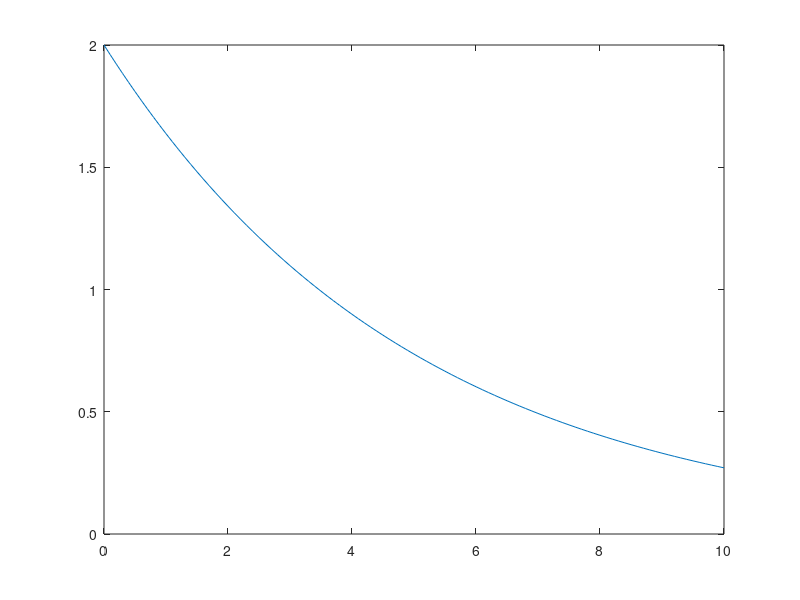

This chart was generated by the following MATLAB code:
% This script file plots a decaying exponential,
% with the domain (0,10) and a step-size of 0.1

x = 0:0.1:10;
y = 2*exp(-0.2 * x);
plot (x,y);

